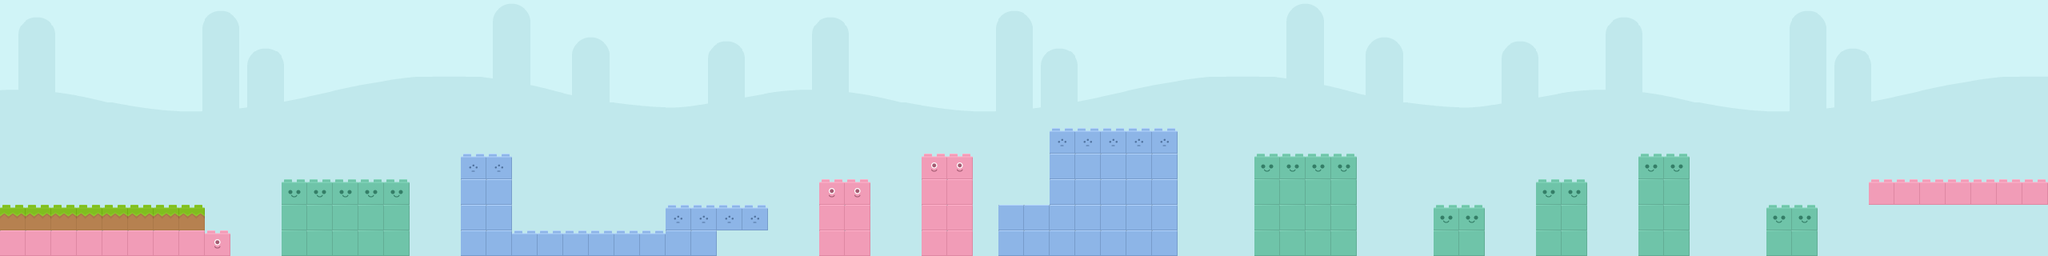

A level layout from a 2D game, rendered from its tile map. Below: a short description, then the map file with tile-grid data replaced by summaries:
An orthogonal 80x10 tile map with 32x32 px tiles, 8 tile layers (background, env, red, blue, ...), 3 tilesets and 6 objects.

<map version="1.0" orientation="orthogonal" renderorder="right-down" width="80" height="10" tilewidth="32" tileheight="32" nextobjectid="41">
 <tileset firstgid="1" name="bricks" tilewidth="32" tileheight="32">
  <tile id="0">
   <image width="32" height="32" source="bricks/brick01.png" />
  </tile>
  <tile id="1">
   <image width="32" height="32" source="bricks/brick01a.png" />
  </tile>
  <tile id="2">
   <image width="32" height="32" source="bricks/brick01b.png" />
  </tile>
  <tile id="3">
   <image width="32" height="32" source="bricks/brick01c.png" />
  </tile>
  <tile id="4">
   <image width="32" height="32" source="bricks/brick02.png" />
  </tile>
  <tile id="5">
   <image width="32" height="32" source="bricks/brick02a.png" />
  </tile>
  <tile id="6">
   <image width="32" height="32" source="bricks/brick02b.png" />
  </tile>
  <tile id="7">
   <image width="32" height="32" source="bricks/brick02c.png" />
  </tile>
  <tile id="8">
   <image width="32" height="32" source="bricks/brick03.png" />
  </tile>
  <tile id="9">
   <image width="32" height="32" source="bricks/brick03b.png" />
  </tile>
  <tile id="10">
   <image width="32" height="32" source="bricks/brick04.png" />
  </tile>
  <tile id="11">
   <image width="32" height="32" source="bricks/brick04b.png" />
  </tile>
  <tile id="12">
   <image width="32" height="32" source="bricks/brick05.png" />
  </tile>
  <tile id="13">
   <image width="32" height="32" source="bricks/brick05b.png" />
  </tile>
  <tile id="14">
   <image width="32" height="32" source="bricks/brick06.png" />
  </tile>
  <tile id="15">
   <image width="32" height="32" source="bricks/brick06b.png" />
  </tile>
  <tile id="16">
   <image width="32" height="32" source="bricks/brick07.png" />
  </tile>
  <tile id="17">
   <image width="32" height="32" source="bricks/brick07b.png" />
  </tile>
  <tile id="18">
   <image width="32" height="32" source="bricks/brick08.png" />
  </tile>
  <tile id="19">
   <image width="32" height="32" source="bricks/brick08b.png" />
  </tile>
  <tile id="20">
   <image width="32" height="32" source="bricks/brick08c.png" />
  </tile>
  <tile id="21">
   <image width="32" height="32" source="bricks/brick08d.png" />
  </tile>
  <tile id="22">
   <image width="32" height="32" source="bricks/brick09.png" />
  </tile>
  <tile id="23">
   <image width="32" height="32" source="bricks/brick09b.png" />
  </tile>
  <tile id="24">
   <image width="32" height="32" source="bricks/brick09c.png" />
  </tile>
  <tile id="25">
   <image width="32" height="32" source="bricks/brick09d.png" />
  </tile>
  <tile id="26">
   <image width="32" height="32" source="bricks/brick10.png" />
  </tile>
  <tile id="27">
   <image width="32" height="32" source="bricks/brick10b.png" />
  </tile>
  <tile id="28">
   <image width="32" height="32" source="bricks/brick10c.png" />
  </tile>
  <tile id="29">
   <image width="32" height="32" source="bricks/brick10d.png" />
  </tile>
 </tileset>
 <tileset firstgid="31" name="background" tilewidth="32" tileheight="32" spacing="1" margin="1">
  <image source="bg_grasslands.png" width="1024" height="512" />
 </tileset>
 <tileset firstgid="496" name="boosts" tilewidth="32" tileheight="32">
  <tile id="0">
   <image width="32" height="32" source="boosts/beige.png" />
  </tile>
  <tile id="1">
   <image width="32" height="32" source="boosts/blue.png" />
  </tile>
  <tile id="2">
   <image width="32" height="32" source="boosts/green.png" />
  </tile>
  <tile id="3">
   <image width="32" height="32" source="boosts/red.png" />
  </tile>
  <tile id="4">
   <image width="32" height="32" source="boosts/yellow.png" />
  </tile>
 </tileset>
 <layer name="background" width="80" height="10">
  <data>[800 cells, 800 non-empty, 310 distinct tile ids]</data>
 </layer>
 <layer name="env" width="80" height="10">
  <data>[800 cells, 0 non-empty, 0 distinct tile ids]</data>
 </layer>
 <layer name="red" width="80" height="10">
  <data>[800 cells, 30 non-empty, 3 distinct tile ids]</data>
 </layer>
 <layer name="blue" width="80" height="10">
  <data>[800 cells, 49 non-empty, 3 distinct tile ids]</data>
 </layer>
 <layer name="green" width="80" height="10">
  <data>[800 cells, 53 non-empty, 2 distinct tile ids]</data>
 </layer>
 <layer name="beige" width="80" height="10">
  <data>[800 cells, 0 non-empty, 0 distinct tile ids]</data>
 </layer>
 <layer name="yellow" width="80" height="10">
  <data>[800 cells, 1 non-empty, 1 distinct tile ids]</data>
 </layer>
 <layer name="normal" width="80" height="10">
  <data>[800 cells, 8 non-empty, 1 distinct tile ids]</data>
 </layer>
 <objectgroup name="player" />
 <objectgroup name="red_boost">
  <object id="37" x="124" y="223">
   <ellipse />
  </object>
 </objectgroup>
 <objectgroup name="blue_boost">
  <object id="40" x="543" y="154">
   <ellipse />
  </object>
 </objectgroup>
 <objectgroup name="yellow_boost" />
 <objectgroup name="beige_boost" />
 <objectgroup name="final_zone">
  <object id="26" x="2549.33" y="-72.6667" width="7" height="344" />
 </objectgroup>
 <objectgroup name="flag">
  <object id="27" x="2540.66" y="196" width="32" height="32" />
 </objectgroup>
 <objectgroup name="begin-enemy-0">
  <object id="30" x="660" y="240" />
 </objectgroup>
 <objectgroup name="end-enemy-0">
  <object id="35" x="990" y="240" />
 </objectgroup>
</map>
